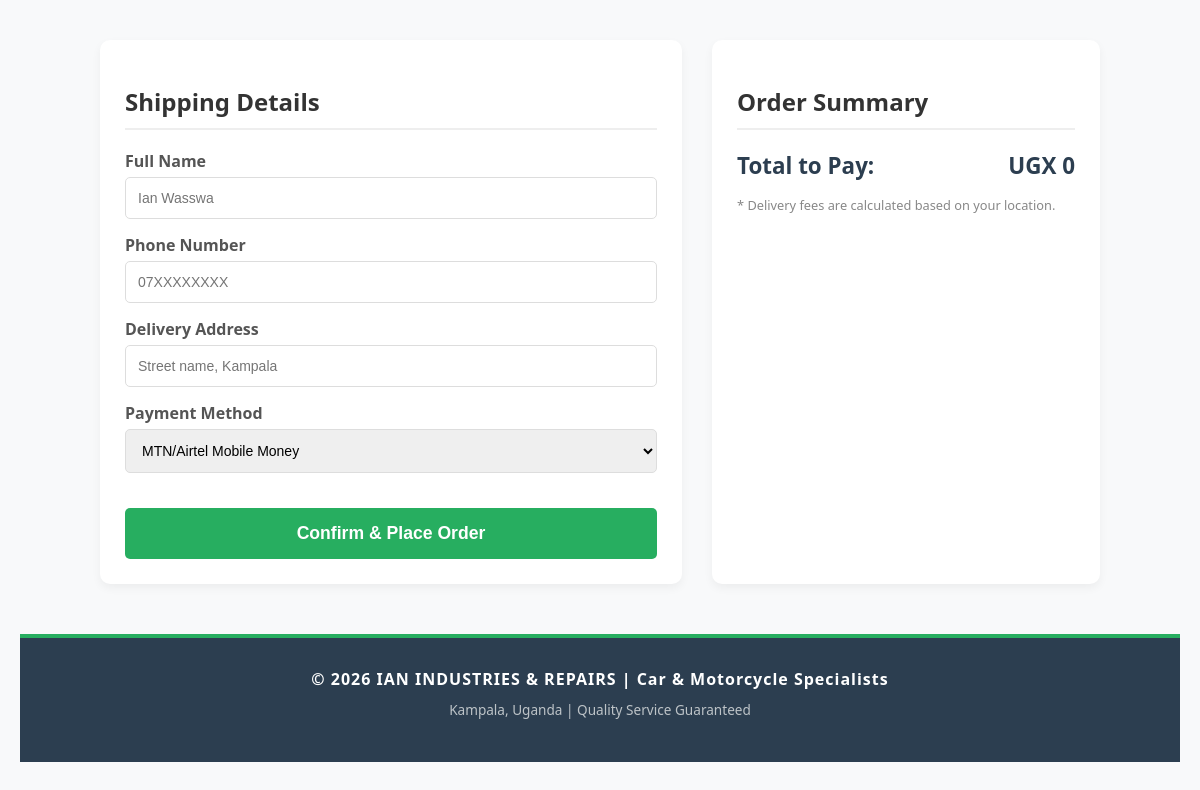
Before: /checkout.php with the older database file.
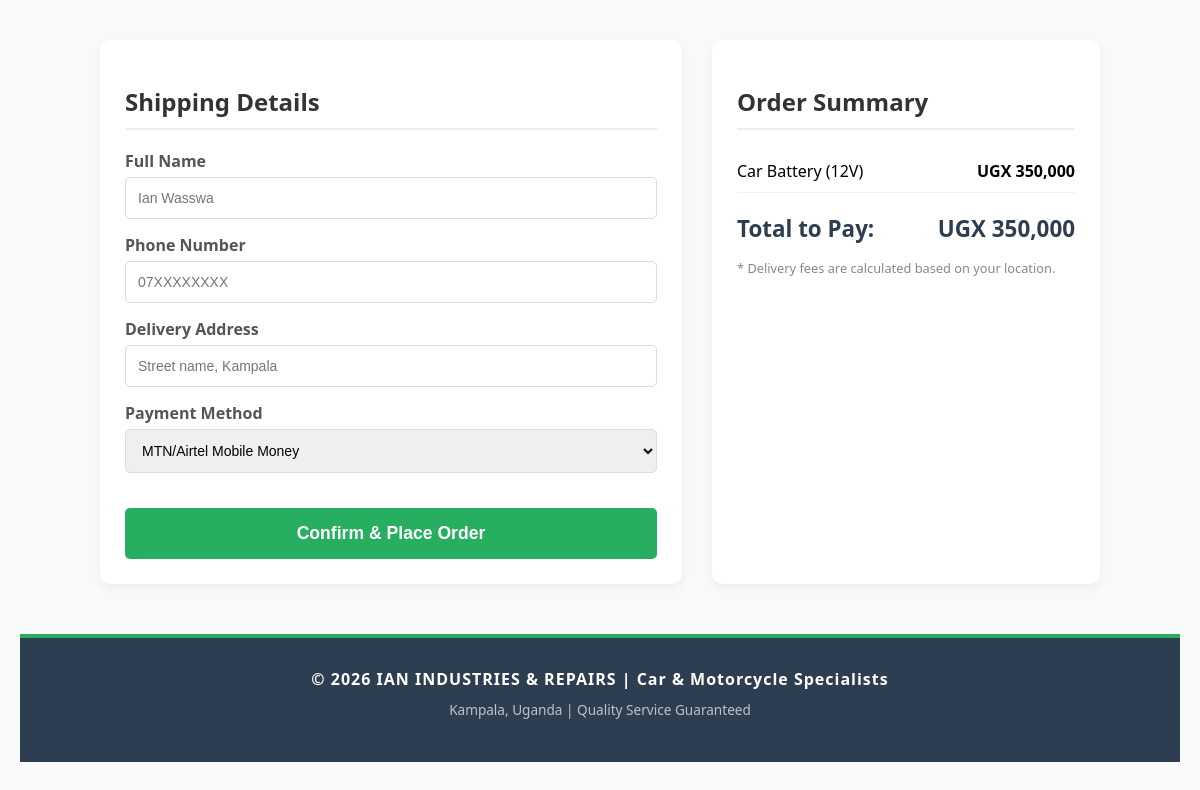
After: the same page with the newer database file.
### tables this page shows
CREATE TABLE `cart` (
  `id` int(11) NOT NULL,
  `product_name` varchar(100) DEFAULT NULL,
  `price` int(11) DEFAULT NULL,
  `image` varchar(255) DEFAULT NULL
);

### checkout.php (the view, shortened to what this page needs)
<?php
include("db.php");
$cart_query = mysqli_query($conn, "SELECT * FROM cart");
$grand_total = 0;
?>
<!DOCTYPE html>
<html lang="en">
<head>
</head>
<body>
<div class="checkout-container">
    <div class="section-box">
        <h2>Shipping Details</h2>
        <form action="process_payment.php" method="POST">
            <div class="form-group">
                <label>Full Name</label>
                <input type="text" name="customer_name" placeholder="Ian Wasswa" required>
            </div>
            <div class="form-group">
                <label>Phone Number</label>
                <input type="text" name="phone" placeholder="07XXXXXXXX" required>
            </div>
            <div class="form-group">
                <label>Delivery Address</label>
                <input type="text" name="address" placeholder="Street name, Kampala" required>
            </div>
            <div class="form-group">
                <label>Payment Method</label>
                <select name="payment_method">
                    <option value="Mobile Money">MTN/Airtel Mobile Money</option>
                </select>
            </div>
            <button type="submit" name="place_order" class="place-order-btn">Confirm & Place Order</button>
        </form>
    </div>
    <div class="section-box">
        <h2>Order Summary</h2>
        <?php
        if(mysqli_num_rows($cart_query) > 0) {
            while($row = mysqli_fetch_assoc($cart_query)) {
                $grand_total += (float)$row['price'];
                echo "<div class='summary-item'>
                        <span>{$row['product_name']}</span>
                        <strong>UGX ".number_format($row['price'])."</strong>
                      </div>";
            }
        }
        ?>
        <div class="summary-total">
            <span>Total to Pay:</span>
            <span>UGX <?php echo number_format($grand_total); ?></span>
        </div>
        <p style="font-size: 0.8em; color: #888; margin-top: 15px;">
            * Delivery fees are calculated based on your location.
        </p>
    </div>
</div>
<footer style="
    text-align: center;
    padding: 30px;
    background: #2c3e50;
    color: white;
    margin-top: 50px;
    border-top: 4px solid #27ae60;
    font-family: 'Segoe UI', Tahoma, sans-serif;
">
    <p style="margin: 0; font-weight: bold; letter-spacing: 1px;">
        &copy; <?php echo date("Y"); ?> IAN INDUSTRIES & REPAIRS
        | Car & Motorcycle Specialists
    </p>
    <p style="margin-top: 10px; font-size: 0.85em; color: #bdc3c7;">
        Kampala, Uganda | Quality Service Guaranteed
    </p>
</footer>
</body>
</html>

Changed rows visible on the page:
added cart: product_name "Car Battery (12V)", price "350,000"
Other visible differences:
$grand_total: "0" → "350,000"
